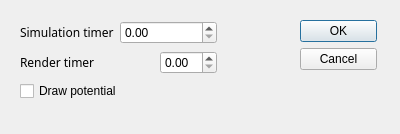
<ui version="4.0" >
 <author></author>
 <comment></comment>
 <exportmacro></exportmacro>
 <class>Dialog</class>
 <widget class="QDialog" name="Dialog" >
  <property name="geometry" >
   <rect>
    <x>0</x>
    <y>0</y>
    <width>400</width>
    <height>134</height>
   </rect>
  </property>
  <property name="windowTitle" >
   <string>Dialog</string>
  </property>
  <widget class="QWidget" name="layoutWidget" >
   <property name="geometry" >
    <rect>
     <x>300</x>
     <y>20</y>
     <width>77</width>
     <height>106</height>
    </rect>
   </property>
   <layout class="QVBoxLayout" >
    <property name="margin" >
     <number>0</number>
    </property>
    <property name="spacing" >
     <number>6</number>
    </property>
    <item>
     <widget class="QPushButton" name="okButton" >
      <property name="text" >
       <string>OK</string>
      </property>
     </widget>
    </item>
    <item>
     <widget class="QPushButton" name="cancelButton" >
      <property name="text" >
       <string>Cancel</string>
      </property>
     </widget>
    </item>
    <item>
     <spacer>
      <property name="orientation" >
       <enum>Qt::Vertical</enum>
      </property>
      <property name="sizeHint" >
       <size>
        <width>20</width>
        <height>40</height>
       </size>
      </property>
     </spacer>
    </item>
   </layout>
  </widget>
  <widget class="QWidget" name="layoutWidget_2" >
   <property name="geometry" >
    <rect>
     <x>20</x>
     <y>20</y>
     <width>197</width>
     <height>83</height>
    </rect>
   </property>
   <layout class="QGridLayout" >
    <property name="margin" >
     <number>0</number>
    </property>
    <property name="spacing" >
     <number>6</number>
    </property>
    <item row="0" column="0" >
     <widget class="QLabel" name="label" >
      <property name="text" >
       <string>&lt;html>&lt;head>&lt;meta name=&quot;qrichtext&quot; content=&quot;1&quot; />&lt;/head>&lt;body style=&quot; white-space: pre-wrap; font-family:Sans Serif; font-weight:400; font-style:normal; text-decoration:none;&quot;>&lt;p style=&quot; margin-top:0px; margin-bottom:0px; margin-left:0px; margin-right:0px; -qt-block-indent:0; text-indent:0px;&quot;>Simulation timer&lt;/p>&lt;/body>&lt;/html></string>
      </property>
      <property name="buddy" >
       <cstring></cstring>
      </property>
     </widget>
    </item>
    <item row="0" column="1" colspan="2" >
     <widget class="QDoubleSpinBox" name="doubleSpinBox" />
    </item>
    <item row="2" column="0" colspan="2" >
     <widget class="QCheckBox" name="checkBox" >
      <property name="text" >
       <string>Draw potential</string>
      </property>
     </widget>
    </item>
    <item row="1" column="0" >
     <widget class="QLabel" name="label_2" >
      <property name="text" >
       <string>&lt;html>&lt;head>&lt;meta name=&quot;qrichtext&quot; content=&quot;1&quot; />&lt;/head>&lt;body style=&quot; white-space: pre-wrap; font-family:Sans Serif; font-weight:400; font-style:normal; text-decoration:none;&quot;>&lt;p style=&quot; margin-top:0px; margin-bottom:0px; margin-left:0px; margin-right:0px; -qt-block-indent:0; text-indent:0px;&quot;>Render timer&lt;/p>&lt;/body>&lt;/html></string>
      </property>
      <property name="buddy" >
       <cstring></cstring>
      </property>
     </widget>
    </item>
    <item row="1" column="2" >
     <widget class="QDoubleSpinBox" name="doubleSpinBox_2" />
    </item>
   </layout>
  </widget>
 </widget>
 <pixmapfunction></pixmapfunction>
 <resources/>
 <connections>
  <connection>
   <sender>okButton</sender>
   <signal>clicked()</signal>
   <receiver>Dialog</receiver>
   <slot>accept()</slot>
   <hints>
    <hint type="sourcelabel" >
     <x>351</x>
     <y>38</y>
    </hint>
    <hint type="destinationlabel" >
     <x>233</x>
     <y>29</y>
    </hint>
   </hints>
  </connection>
  <connection>
   <sender>cancelButton</sender>
   <signal>clicked()</signal>
   <receiver>Dialog</receiver>
   <slot>reject()</slot>
   <hints>
    <hint type="sourcelabel" >
     <x>330</x>
     <y>66</y>
    </hint>
    <hint type="destinationlabel" >
     <x>197</x>
     <y>125</y>
    </hint>
   </hints>
  </connection>
 </connections>
</ui>
